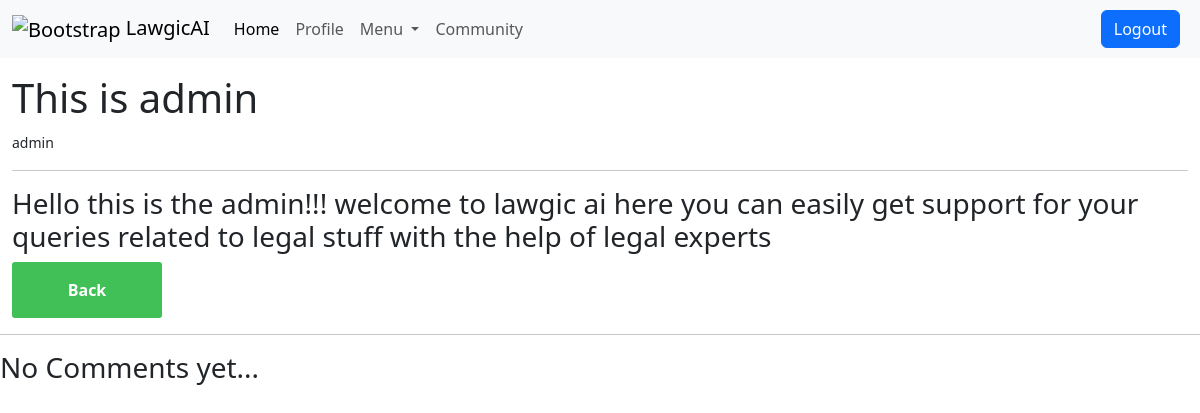
The app's page /post/1 (signed in) with its own data.
### community/models.py (models this page shows, shortened)
class Post(models.Model):
    title = models.CharField(max_length=100)
    author = models.ForeignKey(User, on_delete=models.CASCADE)
    body = models.TextField()
    tag = models.CharField(max_length=22, choices=TAGS_CHOICES, default='Legal Advice')
    date = models.DateField(auto_now_add=True)

### community/views.py (the view)
# urls.py: path("post/<int:pk>", post.as_view(), name = "post"),
class post(LoginRequiredMixin, DetailView):
    model = Post
    template_name = 'post.html'

### templates/post.html (shortened to what this page needs)
{% extends 'base.html' %}
{% block content %}
<div class="container-fluid my-3">
    <h1>{{post.title}}</h1>
<small>{{post.author}}</small>
<hr>
<h3>{{post.body}}</h3>
<a href="{% url 'community'%}">
    <button>Back</button>
</a>
</div>
<hr>
{% if not post.comments.all %}
<h3>No Comments yet...</h3>
{% endif %}
{% endblock %}

### templates/post.html (style rules this page uses)
button { --width: 150px; --timing: 2s; border: 0; width: var(--width); padding-block: 1em; color: #fff; font-weight: bold; font-size: 1em; background: rgb(64, 192, 87); transition: all 0.2s; border-radius: 3px; cursor: pointer; }

### records on screen
Post: title "This is admin", author "admin", body "Hello this is the admin!!! welcome to lawgic ai here you can easily get support for your queries related to legal stuff with the help of legal experts"
